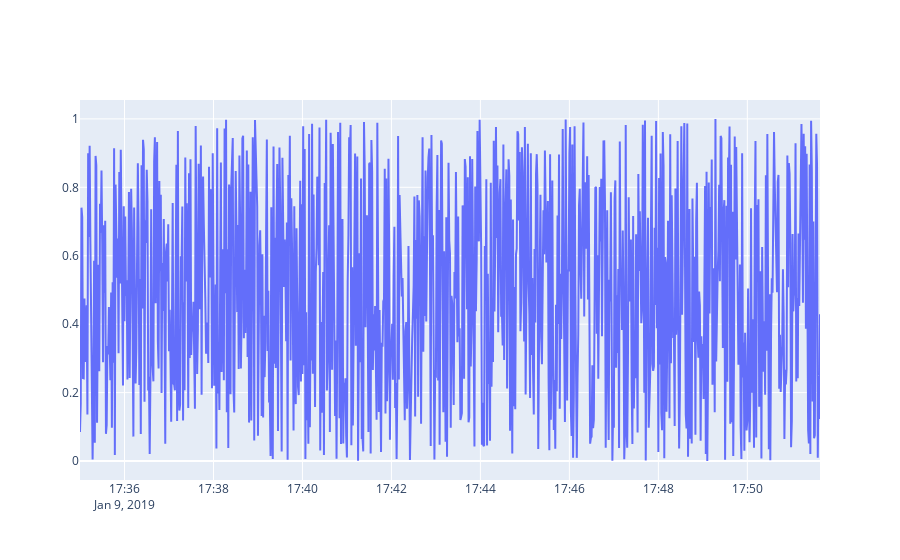

Notebook code cell kept with this figure:
### Markdown cell above
## Visualize data
These are two plots that show the original and smoothed data to visually check how the algorithm transformed the data.

### Code cell
from cerebralcortex.plotting.basic.plots import plot_timeseries

plot_timeseries(iot_stream, user_id=USER_ID)

### Figure 1 — Plotly figure (JSON) as saved in the notebook; plotly's stock layout.template omitted (floating-point values rounded to 4 significant figures; data arrays with more than 128 entries replaced by an {"elided": "..."} marker saying what was removed)
{"data": [{"name": "some_vals", "type": "scatter", "x": {"elided": "999 str values"}, "y": {"elided": "999 float values"}}], "layout": {"autosize": true, "xaxis": {"autorange": true, "range": ["2019-01-09 17:35", "2019-01-09 17:51:38"], "type": "date"}, "yaxis": {"autorange": true, "range": [-0.05538, 1.055], "type": "linear"}}}
